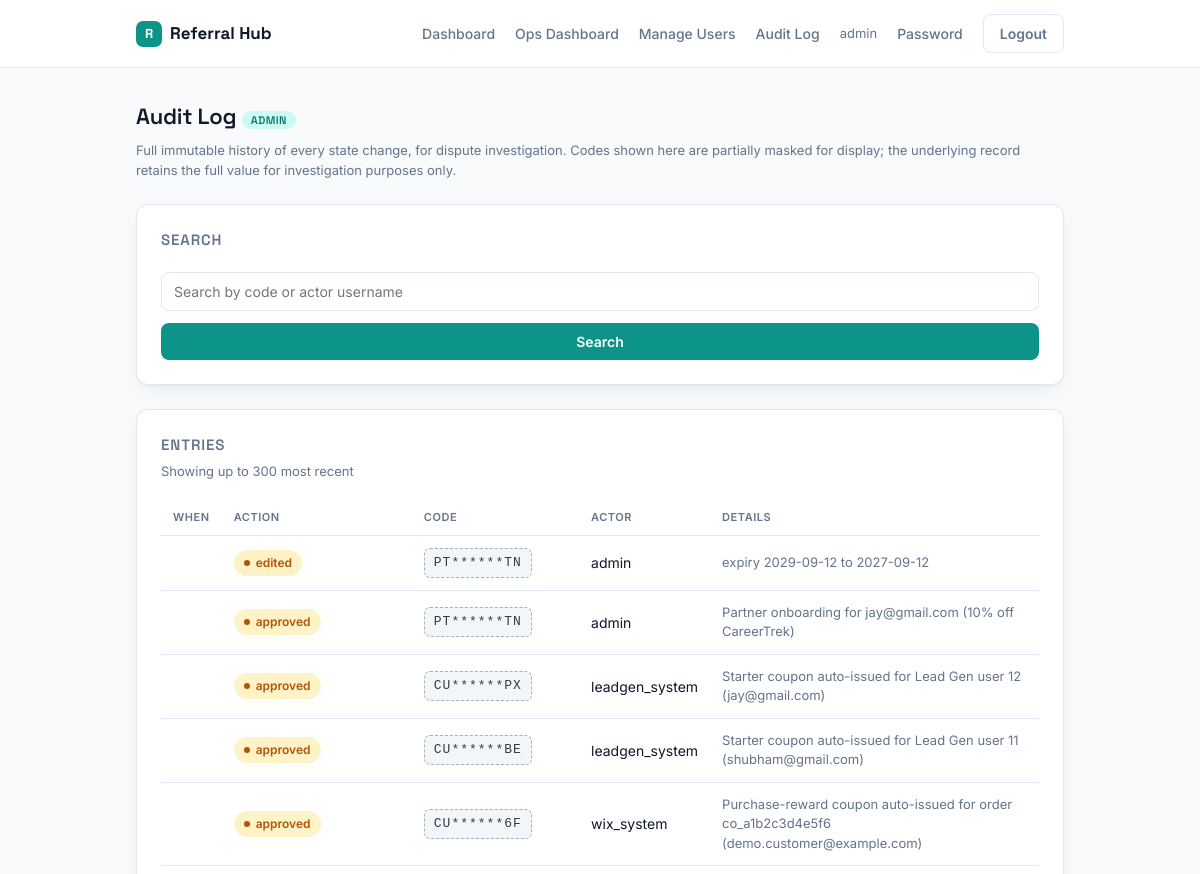
/audit-log/ (signed in, upper part), run on an earlier commit of the app's database.
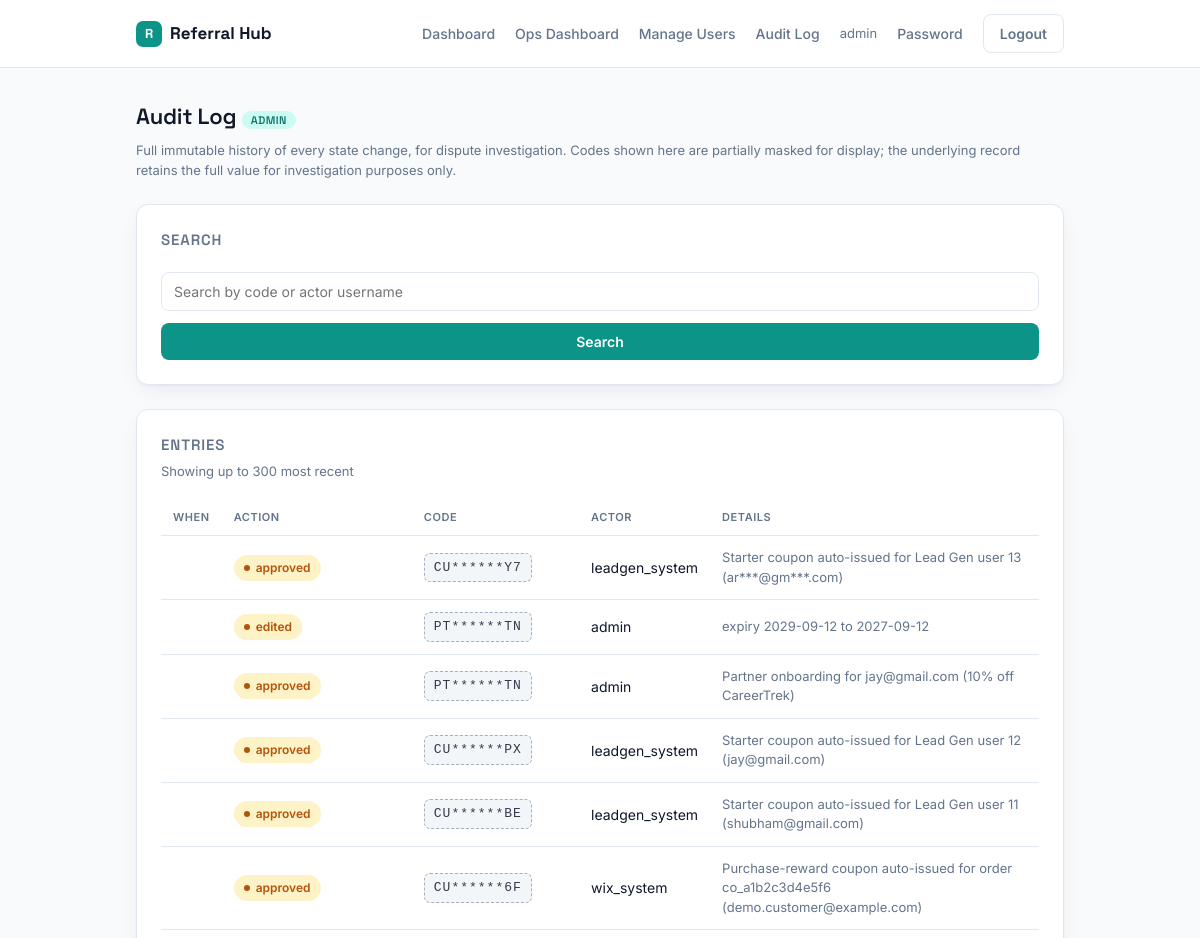
And on a later commit of the database.
### referrals/models.py (models this page shows, shortened)
class AuditLog(models.Model):
    referral_code = models.ForeignKey(ReferralCode, null=True, blank=True, on_delete=models.SET_NULL, related_name="audit_entries")
    code_snapshot = models.CharField(max_length=30, blank=True)
    action = models.CharField(max_length=25, choices=AUDIT_ACTION_CHOICES)
    actor = models.ForeignKey(settings.AUTH_USER_MODEL, null=True, blank=True, on_delete=models.SET_NULL, related_name="audit_actions")
    details = models.TextField(blank=True)
    timestamp = models.DateTimeField(auto_now_add=True)
    class Meta:
        ordering = ["-timestamp"]

### referrals/views.py (the view)
# urls.py: path("audit-log/", views.audit_log, name="audit_log"),
@login_required
def audit_log(request):
    if not request.user.is_staff:
        raise PermissionDenied("Admin access only.")
    entries = AuditLog.objects.select_related("actor", "referral_code")
    q = request.GET.get("q", "").strip()
    if q:
        entries = entries.filter(Q(code_snapshot__icontains=q) | Q(actor__username__icontains=q))
    return render(request, "referrals/audit_log.html", {"entries": entries[:300], "q": q})

### referrals/masking.py (called while the page is built)
def mask_code(code):
    if not code:
        return code
    if len(code) <= 4:
        return code[0] + "*" * (len(code) - 1)
    return code[:2] + "*" * (len(code) - 4) + code[-2:]

### referrals/templatetags/referral_extras.py (called while the page is built)
@register.filter
def mask_code(value):
    return _mask_code(value)

### referrals/templates/referrals/audit_log.html (shortened to what this page needs)
{% extends "referrals/base.html" %}
{% load referral_extras %}
{% block body %}
<div class="page">
  <h1>Audit Log <span class="role-badge">Admin</span></h1>
  <p class="subtext" style="margin-bottom:24px">Full immutable history of every state change, for dispute investigation. Codes shown here are partially masked for display; the underlying record retains the full value for investigation purposes only.</p>
  <div class="card">
    <div class="card-head"><h3>Search</h3></div>
    <form method="get" class="toolbar">
      <input type="text" name="q" value="{{ q }}" placeholder="Search by code or actor username">
      <button type="submit">Search</button>
    </form>
  </div>
  <div class="card">
    <div class="card-head">
      <h3>Entries</h3>
      <span class="subtext">Showing up to 300 most recent{% if q %} matching "{{ q }}"{% endif %}</span>
    </div>
    <div class="table-wrap">
    <table>
    <tr><th>When</th><th>Action</th><th>Code</th><th>Actor</th><th>Details</th></tr>
    {% for e in entries %}
    <tr>
      <td>{{ e.created_at|date:"M d, H:i:s" }}</td>
      <td><span class="badge badge-pending">{{ e.action }}</span></td>
      <td>
        <span class="code-chip code-masked" title="Full code visible only to the assigned recipient">
          {{ e.code_snapshot|mask_code }}
        </span>
      </td>
      <td>{{ e.actor.username|default:"system" }}</td>
      <td class="subtext">{{ e.details|default:"—" }}</td>
    </tr>
    {% empty %}
    <tr class="empty-row"><td colspan="5">No matching entries.</td></tr>
    {% endfor %}
    </table>
    </div>
  </div>
</div>
{% endblock %}

What changed in the data, as far as the page shows it:
added AuditLog: action "approved", code_snapshot|mask_code "CU******Y7", actor.username "leadgen_system", details "Starter coupon auto-issued for Lead Gen user 13 (ar***@gm***.com)"
